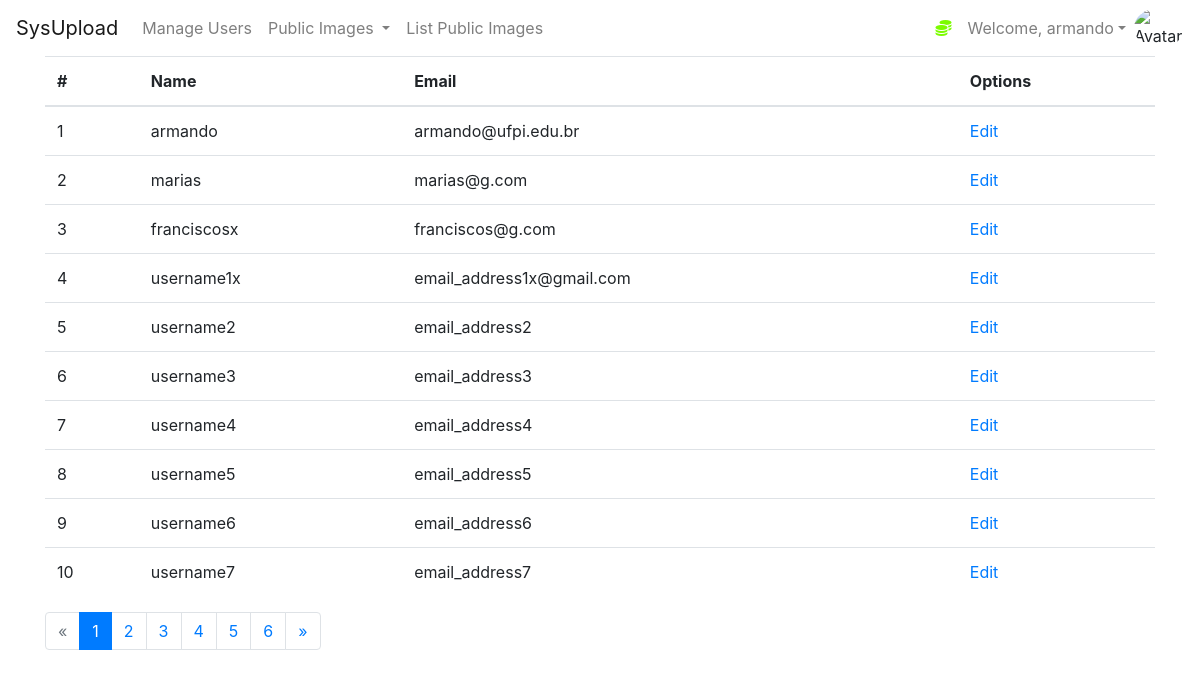
Screenshot of /users (signed in) with the database file from the repository.
### myapp/dao.py (models this page shows, shortened)
class User(db.Model, UserMixin):
    id = db.Column(db.Integer(), primary_key=True)
    username = db.Column(db.String(length=30), nullable=False, unique=True)
    email_address = db.Column(db.String(length=50), nullable=False, unique=True)
    password_hash = db.Column(db.String(length=60), nullable=False)
    @property
    def password(self):
        return self.password

### myapp/users.py (the view)
@app.route('/users')
@login_required
def pagination_page():
    page, per_page, offset = get_page_args(page_parameter='page', per_page_parameter='per_page')
    usersCollection = Users()
    users = usersCollection.list_all_users()
    total = len(users)
    pagination_users = get_users(offset=offset, per_page=per_page, users=users)
    pagination = Pagination(page=page, per_page=per_page, total=total, css_framework='bootstrap4')
    return render_template('user/pagination.html', users=pagination_users, page=page, per_page=per_page, pagination=pagination)

### myapp/dao.py (called while the page is built)
@login_manager.user_loader
def load_user(user_id):
    return User.query.get(int(user_id))

    def list_all_users(self):
        return User.query.all()

### myapp/users.py (called while the page is built)
def get_users(offset=0, per_page=10, users=users):
    return users[offset: offset + per_page]

### myapp/templates/user/pagination.html (shortened to what this page needs)
{% extends 'base.html' %}
{% block content %}
    <div class="container">
      <div class="table-responsive">
        <table class="table table-hover">
          <thead>
            <tr>
              <th>#</th>
              <th>Name</th>
              <th>Email</th>
              <th>Options</th>
            </tr>
          </thead>
          <tbody>
            {% for user in users %}
            <tr>
              <td>{{ loop.index + (page - 1) * per_page }}</td>
              <td>{{ user.username }}</td>
              <td>{{ user.email_address}} </td>
              <td><a href="{{ url_for('edit_user', id=user.id) }}">Edit</a></td>
            </tr>
            {% endfor %}
          </tbody>
        </table>
      </div>
      {{ pagination.links }}
    </div>
{% endblock %}

### myapp/templates/base.html (shortened to what this page needs)
<!doctype html>
<html lang="en">
   <head>
      <link rel="stylesheet" href="https://cdn.jsdelivr.net/npm/bootstrap@4.5.3/dist/css/bootstrap.min.css">
   </head>
   <body>
    <nav class="navbar navbar-expand-md navbar-light">
      <a class="navbar-brand" href="{{ url_for('dashboard_page') }} ">SysUpload</a>
      <div class="collapse navbar-collapse" id="navbarNav">
          {% if current_user.is_authenticated %}
            <ul class="navbar-nav mr-auto">
                <li class="nav-item">
                     <a class="nav-link" href="{{ url_for('pagination_page') }}">Manage Users</a>
                </li>
                <li class="nav-item dropdown">
                    <a class="nav-link dropdown-toggle" href="#" id="navbardrop1" data-toggle="dropdown">
                    Public Images
                    </a>
                </li>
                <li class="nav-item">
                    <a class="nav-link" href="{{ url_for('pagination_list_files_page') }}">List Public Images</a>
                </li>
            </ul>
            <ul class="navbar-nav">
                <li class="nav-item">
                    <a class="nav-link" style="color: lawngreen; font-weight: bold">
                        <i class="fas fa-coins"></i>
                    </a>
                </li>
                <li class="nav-item dropdown">
                    <a class="nav-link dropdown-toggle" href="#" id="navbardropprofile" data-toggle="dropdown">Welcome, {{ current_user.username }}</a>
                </li>
                <img src="{{ url_for('static', filename='img/anonymous2.png') }}" class="rounded-circle" style="width: 50px;" alt="Avatar">
            </ul>
          {% endif %}
      </div>
    </nav>
      {% block content %}
      {% endblock %}
   </body>
</html>

### rows the page displays
User: username "armando", email_address "armando@ufpi.edu.br"
User: username "marias", email_address "marias@g.com"
User: username "franciscosx", email_address "franciscos@g.com"
User: username "username1x", email_address "email_address1x@gmail.com"
User: username "username2", email_address "email_address2"
User: username "username3", email_address "email_address3"
User: username "username4", email_address "email_address4"
User: username "username5", email_address "email_address5"
User: username "username6", email_address "email_address6"
User: username "username7", email_address "email_address7"

### other values shown
{{ pagination.links }} "« 1 2 3 4 5 6 »"
